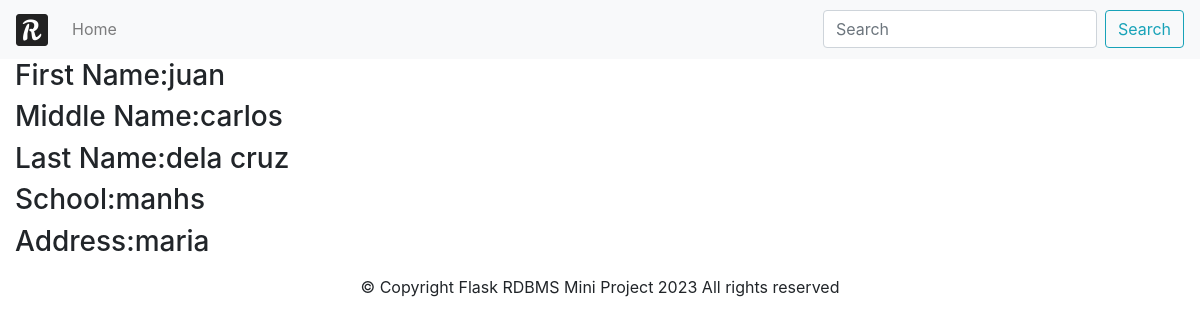
The page /select/3 on the database its author committed.
### tables this page shows
CREATE TABLE "tbl_student" (
	"stud_id"	INTEGER NOT NULL,
	"f_name"	TEXT NOT NULL,
	"m_name"	TEXT NOT NULL,
	"l_name"	TEXT NOT NULL,
	PRIMARY KEY("stud_id" AUTOINCREMENT)
);

CREATE TABLE "tbl_school" (
	"sch_id"	INTEGER NOT NULL,
	"sch_name"	TEXT NOT NULL,
	"sch_address"	TEXT NOT NULL,
	PRIMARY KEY("sch_id" AUTOINCREMENT)
);

### app.py (the view)
@app.route('/select/<string:id>')
def select(id):
	conn = db.connect('RDBMS.db')
	cur = conn.cursor()
	stmt = """
		SELECT * FROM student_data WHERE stud_id = ?
	"""
	cur.execute(stmt, (id,))
	rw = cur.fetchall()
	return render_template('select.html', rows = rw)

### templates/select.html (shortened to what this page needs)
{% extends 'usertemplate.html' %}
{% block content %}
{% for row in rows %}
	<h3>
	<label>First Name: </label>{{ row[1] }}
	<br>
	<label>Middle Name: </label>{{ row[2] }}
	<br>
	<label>Last Name: </label>{{ row[3] }}
	<br>
	<label>School: </label>{{ row[4] }}
	<br>
	<label>Address: </label>{{ row[5] }}
	</h3>
{% endfor %}
{% endblock %}

### rows shown on the page
tbl_student: f_name "juan", m_name "carlos", l_name "dela cruz", sch_name "manhs", sch_address "maria"
